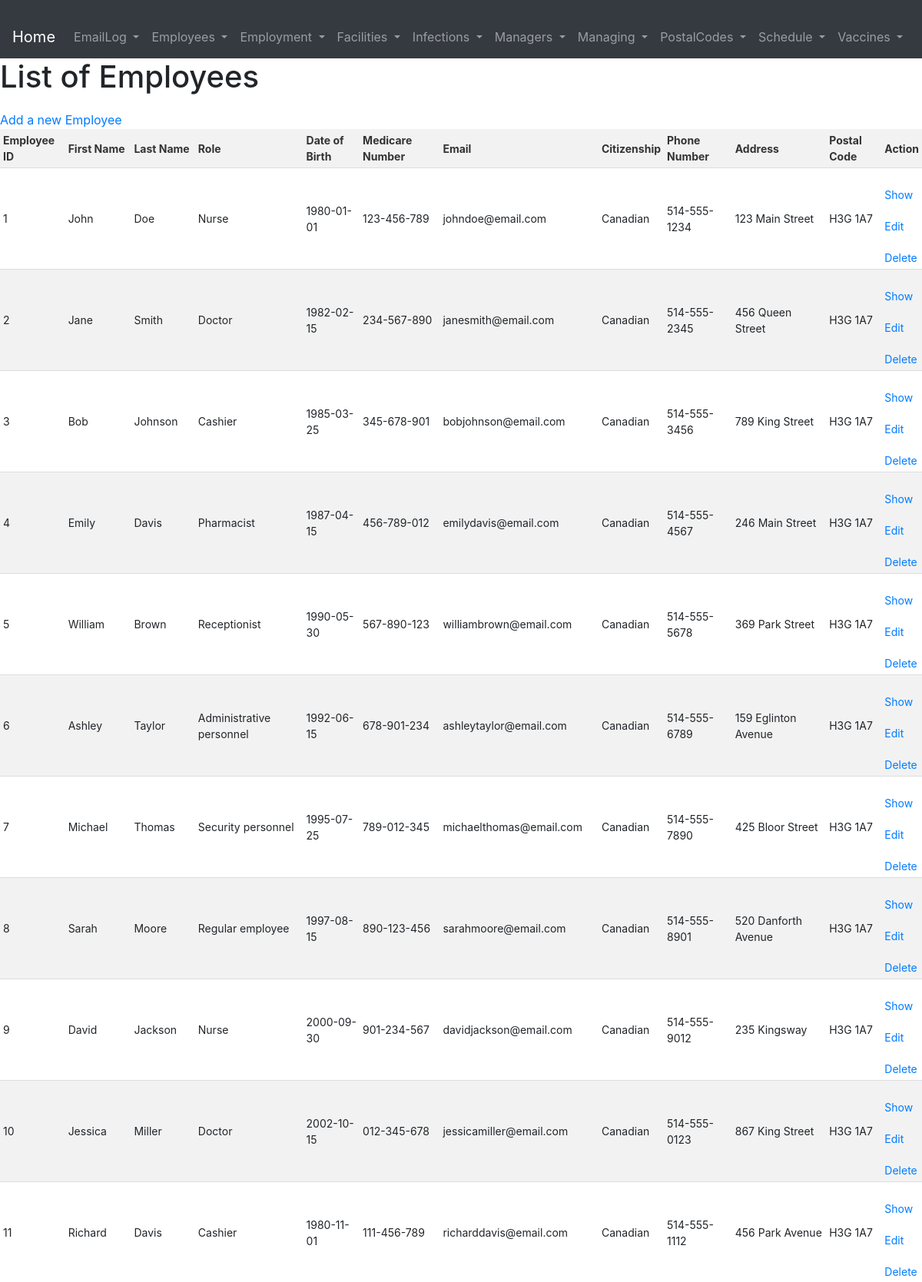
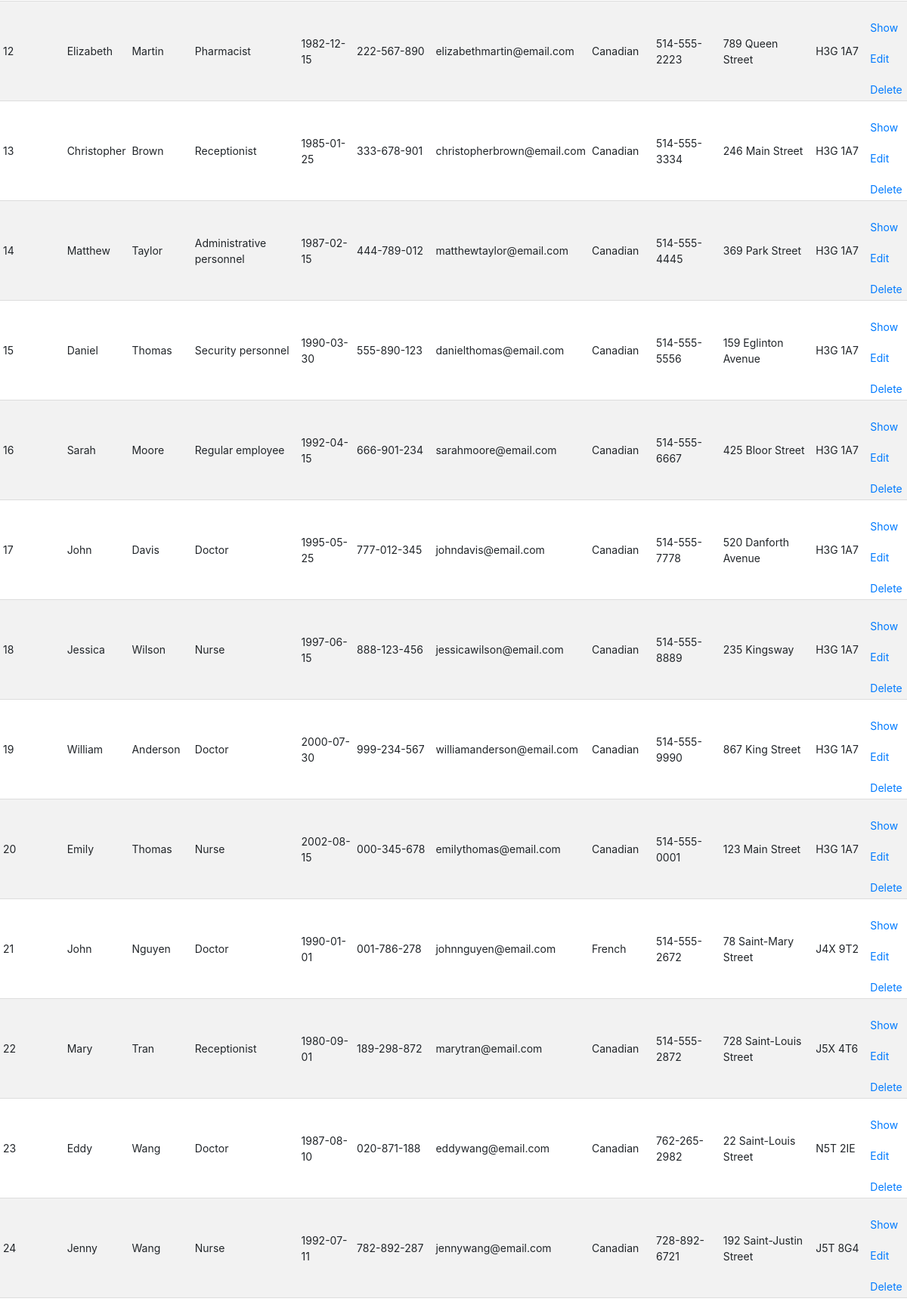
Page /pages/Employees/index.php (upper part) on the committed database (2 pictures, top to bottom).
### tables this page shows
CREATE TABLE Employees (
  EmployeeID INT PRIMARY KEY,
  FName VARCHAR(255),
  LName VARCHAR(255),
  Role VARCHAR(255),
  DoBirth DATE,
  MedicareNumber VARCHAR(255) NOT NULL UNIQUE,
  Email VARCHAR(255),
  Citizenship VARCHAR(255),
  PhoneNumber VARCHAR(255),
  Address VARCHAR(255),
  PostalCode VARCHAR(255),
  FOREIGN KEY (PostalCode) REFERENCES PostalCodes(PostalCode),
  CHECK (Role IN ('Nurse', 'Doctor', 'Cashier', 'Pharmacist', 'Receptionist', 'Administrative personnel', 'Security personnel', 'Regular employee'))
);

### pages/Employees/index.php (the view, shortened to what this page needs)
<?php require_once '../../database.php';
    include '../header.php';
    $statement = $conn->prepare('SELECT * FROM Employees');
    $statement->execute();
    mysqli_stmt_bind_result($statement, $row['EmployeeID'], $row['FirstName'], $row['LastName'], $row['Role'], $row['DateOfBirth'], $row['MedicareNumber'], $row['Email'], $row['Citizenship'], $row['PhoneNumber'], $row['Address'], $row['PostalCode'])
?>
<!DOCTYPE html>
<html lang="en">
<head>
    <link rel="stylesheet" href="../../pages/style.css">
</head>
<body>
    <h1>List of Employees</h1>
    <a href="./create.php">Add a new Employee</a>
    <table>
        <thead>
            <tr>
                <th>Employee ID</th>
                <th>First Name</th>
                <th>Last Name</th>
                <th>Role</th>
                <th>Date of Birth</th>
                <th>Medicare Number</th>
                <th>Email</th>
                <th>Citizenship</th>
                <th>Phone Number</th>
                <th>Address</th>
                <th>Postal Code</th>
                <th>Action</th>
            </tr>
        </thead>
        <tbody>
            <?php while (mysqli_stmt_fetch($statement)) {?>
                <tr>
                    <td><?php echo $row['EmployeeID'] ?></td>
                    <td><?php echo $row['FirstName'] ?></td>
                    <td><?php echo $row['LastName'] ?></td>
                    <td><?php echo $row['Role'] ?></td>
                    <td><?php echo $row['DateOfBirth'] ?></td>
                    <td><?php echo $row['MedicareNumber'] ?></td>
                    <td><?php echo $row['Email'] ?></td>
                    <td><?php echo $row['Citizenship'] ?></td>
                    <td><?php echo $row['PhoneNumber'] ?></td>
                    <td><?php echo $row['Address'] ?></td>
                    <td><?php echo $row['PostalCode'] ?></td>
                    <td>
                        <a href="./show.php?EmployeeID=<?php echo $row["EmployeeID"] ?>">Show</a>
                        <a href="./edit.php?EmployeeID=<?php echo $row["EmployeeID"] ?>">Edit</a>
                        <a href="./delete.php?EmployeeID=<?php echo $row["EmployeeID"] ?>">Delete</a>
                    </td>
                </tr>
            <?php }; ?>
        </tbody>
    </table>
</body>
</html>

### pages/style.css (style rules this page uses)
table { border-collapse: collapse; width: 100%; margin-top: 20px auto; }
th, td { padding: 4px; text-align: left; border-bottom: 1px solid #ddd; font-size: 14px; }
th { background-color: #f2f2f2; color: #333; font-weight: bold; }
tr:nth-child(even) { background-color: #f2f2f2; }
a { display: block; margin-top: 20px; }

### rows in the picture
employees: EmployeeID "1", FName "John", LName "Doe", Role "Nurse", DoBirth "1980-01-01", MedicareNumber "123-456-789", Email "johndoe@email.com", Citizenship "Canadian", PhoneNumber "514-555-1234", Address "123 Main Street", PostalCode "H3G 1A7"
employees: EmployeeID "2", FName "Jane", LName "Smith", Role "Doctor", DoBirth "1982-02-15", MedicareNumber "234-567-890", Email "janesmith@email.com", Citizenship "Canadian", PhoneNumber "514-555-2345", Address "456 Queen Street", PostalCode "H3G 1A7"
employees: EmployeeID "3", FName "Bob", LName "Johnson", Role "Cashier", DoBirth "1985-03-25", MedicareNumber "345-678-901", Email "bobjohnson@email.com", Citizenship "Canadian", PhoneNumber "514-555-3456", Address "789 King Street", PostalCode "H3G 1A7"
employees: EmployeeID "4", FName "Emily", LName "Davis", Role "Pharmacist", DoBirth "1987-04-15", MedicareNumber "456-789-012", Email "emilydavis@email.com", Citizenship "Canadian", PhoneNumber "514-555-4567", Address "246 Main Street", PostalCode "H3G 1A7"
employees: EmployeeID "5", FName "William", LName "Brown", Role "Receptionist", DoBirth "1990-05-30", MedicareNumber "567-890-123", Email "williambrown@email.com", Citizenship "Canadian", PhoneNumber "514-555-5678", Address "369 Park Street", PostalCode "H3G 1A7"
employees: EmployeeID "6", FName "Ashley", LName "Taylor", Role "Administrative personnel", DoBirth "1992-06-15", MedicareNumber "678-901-234", Email "ashleytaylor@email.com", Citizenship "Canadian", PhoneNumber "514-555-6789", Address "159 Eglinton Avenue", PostalCode "H3G 1A7"
employees: EmployeeID "7", FName "Michael", LName "Thomas", Role "Security personnel", DoBirth "1995-07-25", MedicareNumber "789-012-345", Email "michaelthomas@email.com", Citizenship "Canadian", PhoneNumber "514-555-7890", Address "425 Bloor Street", PostalCode "H3G 1A7"
employees: EmployeeID "8", FName "Sarah", LName "Moore", Role "Regular employee", DoBirth "1997-08-15", MedicareNumber "890-123-456", Email "sarahmoore@email.com", Citizenship "Canadian", PhoneNumber "514-555-8901", Address "520 Danforth Avenue", PostalCode "H3G 1A7"
employees: EmployeeID "9", FName "David", LName "Jackson", Role "Nurse", DoBirth "2000-09-30", MedicareNumber "901-234-567", Email "davidjackson@email.com", Citizenship "Canadian", PhoneNumber "514-555-9012", Address "235 Kingsway", PostalCode "H3G 1A7"
employees: EmployeeID "10", FName "Jessica", LName "Miller", Role "Doctor", DoBirth "2002-10-15", MedicareNumber "012-345-678", Email "jessicamiller@email.com", Citizenship "Canadian", PhoneNumber "514-555-0123", Address "867 King Street", PostalCode "H3G 1A7"
employees: EmployeeID "11", FName "Richard", LName "Davis", Role "Cashier", DoBirth "1980-11-01", MedicareNumber "111-456-789", Email "richarddavis@email.com", Citizenship "Canadian", PhoneNumber "514-555-1112", Address "456 Park Avenue", PostalCode "H3G 1A7"
employees: EmployeeID "12", FName "Elizabeth", LName "Martin", Role "Pharmacist", DoBirth "1982-12-15", MedicareNumber "222-567-890", Email "elizabethmartin@email.com", Citizenship "Canadian", PhoneNumber "514-555-2223", Address "789 Queen Street", PostalCode "H3G 1A7"
employees: EmployeeID "13", FName "Christopher", LName "Brown", Role "Receptionist", DoBirth "1985-01-25", MedicareNumber "333-678-901", Email "christopherbrown@email.com", Citizenship "Canadian", PhoneNumber "514-555-3334", Address "246 Main Street", PostalCode "H3G 1A7"
employees: EmployeeID "14", FName "Matthew", LName "Taylor", Role "Administrative personnel", DoBirth "1987-02-15", MedicareNumber "444-789-012", Email "matthewtaylor@email.com", Citizenship "Canadian", PhoneNumber "514-555-4445", Address "369 Park Street", PostalCode "H3G 1A7"
employees: EmployeeID "15", FName "Daniel", LName "Thomas", Role "Security personnel", DoBirth "1990-03-30", MedicareNumber "555-890-123", Email "danielthomas@email.com", Citizenship "Canadian", PhoneNumber "514-555-5556", Address "159 Eglinton Avenue", PostalCode "H3G 1A7"
employees: EmployeeID "16", FName "Sarah", LName "Moore", Role "Regular employee", DoBirth "1992-04-15", MedicareNumber "666-901-234", Email "sarahmoore@email.com", Citizenship "Canadian", PhoneNumber "514-555-6667", Address "425 Bloor Street", PostalCode "H3G 1A7"
employees: EmployeeID "17", FName "John", LName "Davis", Role "Doctor", DoBirth "1995-05-25", MedicareNumber "777-012-345", Email "johndavis@email.com", Citizenship "Canadian", PhoneNumber "514-555-7778", Address "520 Danforth Avenue", PostalCode "H3G 1A7"
employees: EmployeeID "18", FName "Jessica", LName "Wilson", Role "Nurse", DoBirth "1997-06-15", MedicareNumber "888-123-456", Email "jessicawilson@email.com", Citizenship "Canadian", PhoneNumber "514-555-8889", Address "235 Kingsway", PostalCode "H3G 1A7"
employees: EmployeeID "19", FName "William", LName "Anderson", Role "Doctor", DoBirth "2000-07-30", MedicareNumber "999-234-567", Email "williamanderson@email.com", Citizenship "Canadian", PhoneNumber "514-555-9990", Address "867 King Street", PostalCode "H3G 1A7"
employees: EmployeeID "20", FName "Emily", LName "Thomas", Role "Nurse", DoBirth "2002-08-15", MedicareNumber "000-345-678", Email "emilythomas@email.com", Citizenship "Canadian", PhoneNumber "514-555-0001", Address "123 Main Street", PostalCode "H3G 1A7"
employees: EmployeeID "21", FName "John", LName "Nguyen", Role "Doctor", DoBirth "1990-01-01", MedicareNumber "001-786-278", Email "johnnguyen@email.com", Citizenship "French", PhoneNumber "514-555-2672", Address "78 Saint-Mary Street", PostalCode "J4X 9T2"
employees: EmployeeID "22", FName "Mary", LName "Tran", Role "Receptionist", DoBirth "1980-09-01", MedicareNumber "189-298-872", Email "marytran@email.com", Citizenship "Canadian", PhoneNumber "514-555-2872", Address "728 Saint-Louis Street", PostalCode "J5X 4T6"
employees: EmployeeID "23", FName "Eddy", LName "Wang", Role "Doctor", DoBirth "1987-08-10", MedicareNumber "020-871-188", Email "eddywang@email.com", Citizenship "Canadian", PhoneNumber "762-265-2982", Address "22 Saint-Louis Street", PostalCode "N5T 2IE"
employees: EmployeeID "24", FName "Jenny", LName "Wang", Role "Nurse", DoBirth "1992-07-11", MedicareNumber "782-892-287", Email "jennywang@email.com", Citizenship "Canadian", PhoneNumber "728-892-6721", Address "192 Saint-Justin Street", PostalCode "J5T 8G4"
